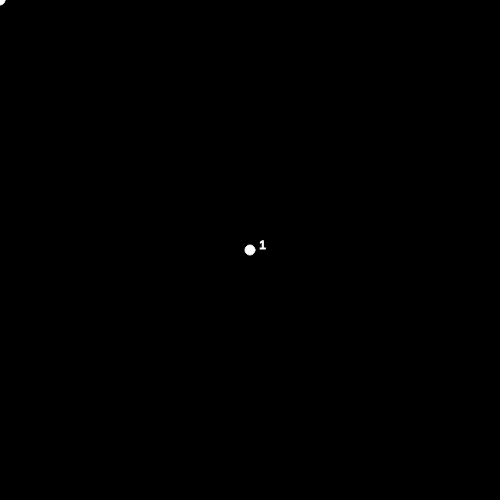
Frame 1 (no input)
Frame 60 (no input): identical to frame 1, image omitted
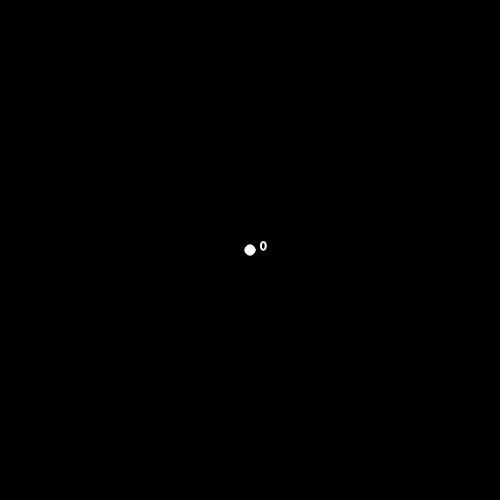
Frame 120 (the mouse pressed at the canvas centre since frame 60)

The p5.js sketch that drew these frames (run headless with seeded random() and noise() and a simulated clock; from frame 60 on, the mouse is pressed at the canvas centre):

// p5.js sketch
// ── sketch.js
// IMA NYU Shanghai
// The Nature of Code
// MOQN
// Feb 20 2017


var vector1, vector2;

function setup() {
  createCanvas(500, 500);
  fill(255);
  stroke(255);
}

function draw() {
  background(0);
  vector1 = createVector(width / 2, height / 2);
  vector2 = createVector(mouseX, mouseY);

  ellipse(vector1.x, vector1.y, 10, 10);
  ellipse(vector2.x, vector2.y, 10, 10);

  var vector3 = p5.Vector.sub(vector2, vector1);
  
  vector3.normalize(); // normalize() function
  // vector3.mult(50); // uncomment this!
  
  var magitude = vector3.mag();
  
  // let's visualize vector3!
  push();
  translate(vector1.x, vector1.y);
  line(0, 0, vector3.x, vector3.y);
  text(round(magitude), vector3.x+10, vector3.y);
  pop();
}

function printVector(v) {
  print("(" + v.x + ", " + v.y + ")");
}
